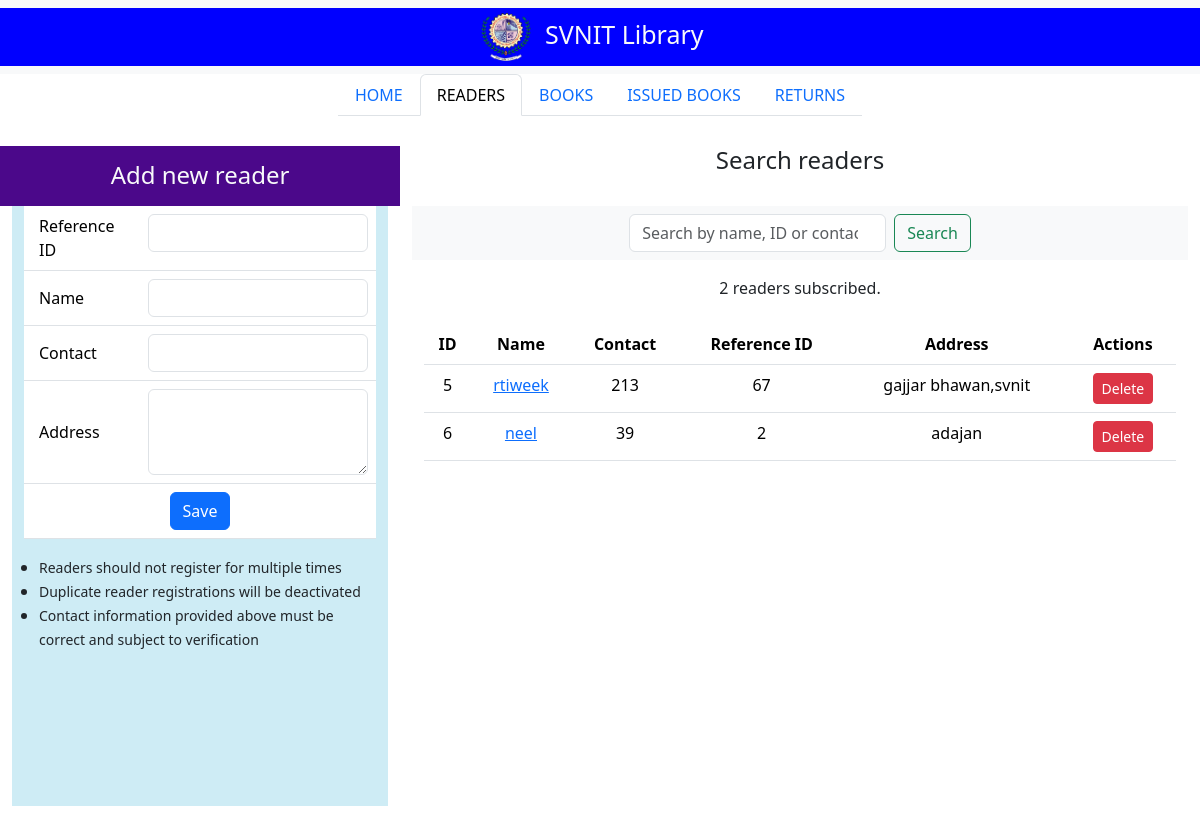
The page /readers on the database its author committed.
### lim_app/models.py (models this page shows, shortened)
class reader(models.Model):
    reference_id=models.CharField(max_length=200)
    reader_name=models.CharField(max_length=200)
    reader_contact=models.CharField(max_length=200)
    reader_address=models.TextField()
    active=models.BooleanField(default=True)

### lim_app/views.py (the view)
# urls.py: path('readers',reader_tab),
def reader_tab(request):
    search_query = request.GET.get('search_query', '')
    if search_query:
        readers = reader.objects.filter(
            models.Q(reader_name__icontains=search_query) |
            models.Q(reference_id__icontains=search_query) |
            models.Q(reader_contact__icontains=search_query)
        )
        if not readers.exists():
            return render(request, "readers.html", context={
                "current_tab": "readers",
                "readers": [],
                "search_query": search_query,
                "no_results": True,
                "error_message": f"No readers found matching '{search_query}'"
            })
    else:
        readers = reader.objects.all()
    return render(request, "readers.html", context={
        "current_tab": "readers",
        "readers": readers,
        "search_query": search_query
    })

### lim_app/templates/readers.html (shortened to what this page needs)
{% extends "index.html" %}
{% load static %}
{% block main_content %}
<div class="container-flex text-center justify-content-center align-items-center mx-auto" style="padding-top:10px; padding-bottom:20px; margin-top:10px; max-width: 1400px;">
    <div class="row justify-content-center align-middle mx-auto" style="margin-top: 10px;height:60px;">
        <div class="col-md-4 text-light" style="background:#4B088A;">
            <h4 style="margin-top:15px">Add new reader</h4>
        </div>
        <div class="col-md-8">
            <h4>Search readers</h4>
        </div>
    </div>
    <div class="row mx-auto">
        <div class="col-md-4">
            <div class="container" style="overflow-y:auto; height:600px;background:#CEECF5">
                <form action="/readers/add" method="POST">
                    <table class="table">
                        <tr>
                            <td style="text-align:left;vertical-align:middle; padding-left: 15px">Reference ID</td>
                            <td><input type="text" class="form-control" name="reader_ref_id" required></td>
                        </tr>
                        <tr>
                            <td style="text-align:left;vertical-align:middle; padding-left: 15px">Name</td>
                            <td><input type="text" class="form-control" name="reader_name" required></td>
                        </tr>
                        <tr>
                            <td style="text-align:left;vertical-align:middle; padding-left: 15px">Contact</td>
                            <td><input type="text" class="form-control" name="reader_contact" required></td>
                        </tr>
                        <tr>
                            <td style="text-align:left;vertical-align:middle; padding-left: 15px">Address</td>
                            <td><textarea class="form-control" name="address" rows="3" required></textarea></td>
                        </tr>
                        <tr>
                            <td colspan="2"><button class="btn btn-primary" type="submit">Save</button></td>
                        </tr>
                    </table>
                </form>
                <ul style="text-align:left; vertical-align:middle; padding-left:15px">
                    <li><small>Readers should not register for multiple times</small></li>
                    <li><small>Duplicate reader registrations will be deactivated</small></li>
                    <li><small>Contact information provided above must be correct and subject to verification</small></li>
                </ul>
            </div>
        </div>
        <div class="col-md-8">
            <div class="row mb-3">
                <div class="col">
                    <nav class="navbar bg-body-tertiary">
                        <div class="container-fluid justify-content-center">
                            <form class="d-flex" role="search" method="GET" action="/readers">
                                <input class="form-control me-2" type="search" name="search_query" placeholder="Search by name, ID or contact" aria-label="Search" value="{{ search_query }}">
                                <button class="btn btn-outline-success" type="submit">Search</button>
                            </form>
                        </div>
                    </nav>
                </div>
            </div>
            <div class="row mb-2">
                <div class="col">
                    <p>{{readers|length}} readers subscribed.</p>
                </div>
            </div>
            <div class="row">
                <div class="col">
                    <div class="container" style="overflow-y:auto; height: 490px;">
                        <table class="table table-hover">
                            <thead>
                                <tr>
                                    <th>ID</th>
                                    <th>Name</th>
                                    <th>Contact</th>
                                    <th>Reference ID</th>
                                    <th>Address</th>
                                    <th>Actions</th>
                                </tr>
                            </thead>
                            <tbody>
                                {% for reader in readers %}
                                <tr>
                                    <td>{{reader.id}}</td>
                                    <td>
                                        {% if reader.active %}
                                        <a href="/readers/edit/{{reader.id}}">{{reader.reader_name}}</a>
                                        {% else %}
                                        <a href="/readers/edit/{{reader.id}}" class="text-secondary">{{reader.reader_name}}</a>
                                        {% endif %}
                                    </td>
                                    <td>{{reader.reader_contact}}</td>
                                    <td>{{reader.reference_id}}</td>
                                    <td>{{reader.reader_address}}</td>
                                    <td>
                                        <a href="#" onclick="confirmDelete({{reader.id}})" class="btn btn-danger btn-sm">Delete</a>
                                    </td>
                                </tr>
                                {% endfor %}
                            </tbody>
                        </table>
                    </div>
                </div>
            </div>
        </div>
    </div>
</div>
{% endblock %}

### rows shown on the page
reader: id "5", reader_name "rtiweek", reader_contact "213", reference_id "67", reader_address "gajjar bhawan,svnit"
reader: id "6", reader_name "neel", reader_contact "39", reference_id "2", reader_address "adajan"

### other values the page prints
{{ readers|length }} "2"
